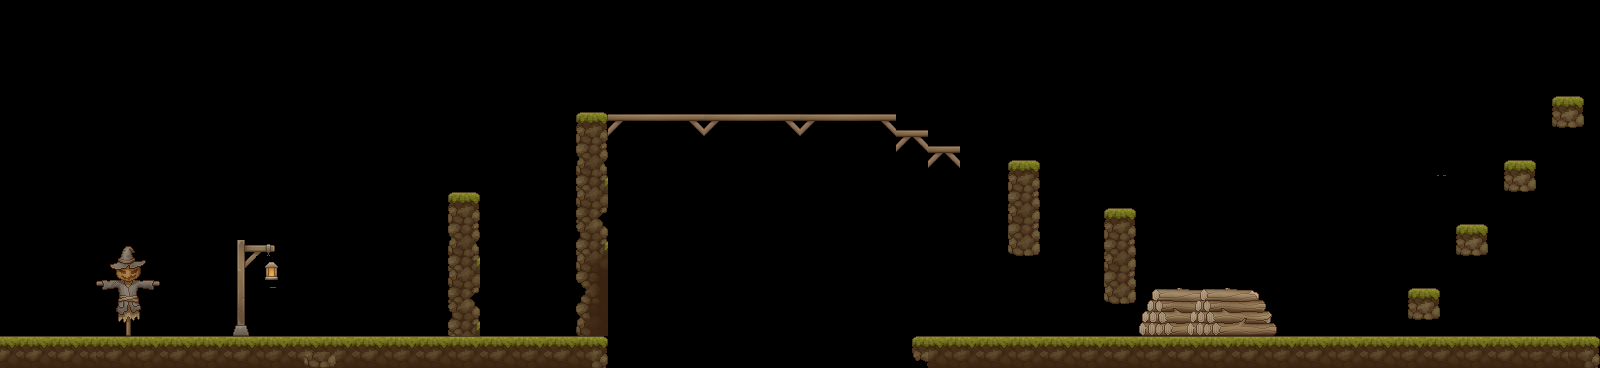

Below is a game level as drawn by its tile map, then a one-line description and the .tmx that defines it (tile-layer data replaced by summaries):
An orthogonal 100x23 tile map with 16x16 px tiles, 2 tile layers (Floor, Top), 2 tilesets and 22 objects (3x enemy, 2x devilFruit, 2x crate, 2x trap).

<map version="1.10" tiledversion="1.10.0" orientation="orthogonal" renderorder="right-down" width="100" height="23" tilewidth="16" tileheight="16" infinite="0" nextlayerid="7" nextobjectid="89">
 <editorsettings>
  <export target="../4.lua" format="lua" />
 </editorsettings>
 <tileset firstgid="1" name="tiles2" tilewidth="16" tileheight="16" tilecount="1024" columns="32">
  <image source="../../Assets/tiles2.png" width="512" height="512" />
 </tileset>
 <tileset firstgid="1025" name="tiles3" tilewidth="16" tileheight="16" tilecount="4096" columns="64">
  <image source="../../Assets/tiles3.png" width="1024" height="1024" />
 </tileset>
 <layer id="1" name="Floor" width="100" height="23" offsetx="0" offsety="0.5">
  <data>[2300 cells, 270 non-empty, 80 distinct tile ids]</data>
 </layer>
 <layer id="3" name="Top" width="100" height="23">
  <data>[2300 cells, 113 non-empty, 87 distinct tile ids]</data>
 </layer>
 <objectgroup id="4" name="Solid">
  <object id="2" x="1.95833" y="334.042" width="607.13" height="32">
   <properties>
    <property name="collidable" type="bool" value="true" />
   </properties>
  </object>
  <object id="3" x="574.771" y="110.333" width="33.625" height="224.833">
   <properties>
    <property name="collidable" type="bool" value="true" />
   </properties>
  </object>
  <object id="73" x="448.271" y="193.917" width="32.625" height="141.5">
   <properties>
    <property name="collidable" type="bool" value="true" />
   </properties>
  </object>
  <object id="76" x="1008.94" y="159.417" width="31.125" height="96.1663">
   <properties>
    <property name="collidable" type="bool" value="true" />
   </properties>
  </object>
  <object id="77" x="1103.77" y="208.084" width="31.125" height="96.1663">
   <properties>
    <property name="collidable" type="bool" value="true" />
   </properties>
  </object>
  <object id="78" x="1504.27" y="159.584" width="31.125" height="31.333">
   <properties>
    <property name="collidable" type="bool" value="true" />
   </properties>
  </object>
  <object id="79" x="1456.1" y="224.084" width="31.125" height="31.333">
   <properties>
    <property name="collidable" type="bool" value="true" />
   </properties>
  </object>
  <object id="80" x="1408.44" y="287.917" width="31.125" height="31.833">
   <properties>
    <property name="collidable" type="bool" value="true" />
   </properties>
  </object>
  <object id="81" x="1552.44" y="96.2502" width="31.125" height="31.833">
   <properties>
    <property name="collidable" type="bool" value="true" />
   </properties>
  </object>
  <object id="82" x="609.771" y="114.584" width="285.792" height="20.1663">
   <properties>
    <property name="collidable" type="bool" value="true" />
   </properties>
  </object>
  <object id="83" x="897.771" y="130.584" width="31.125" height="22.833">
   <properties>
    <property name="collidable" type="bool" value="true" />
   </properties>
  </object>
  <object id="84" x="928.438" y="145.25" width="31.125" height="21.4996">
   <properties>
    <property name="collidable" type="bool" value="true" />
   </properties>
  </object>
  <object id="88" x="911.435" y="336" width="687.63" height="32">
   <properties>
    <property name="collidable" type="bool" value="true" />
   </properties>
  </object>
 </objectgroup>
 <objectgroup color="#5500ff" id="5" name="Items">
  <object id="52" name="Devil Fruit" type="devilFruit" x="464" y="174">
   <ellipse />
  </object>
  <object id="54" name="Crate" type="crate" x="116.5" y="302.333" />
  <object id="55" name="Trap" type="trap" x="376.333" y="325.667" />
  <object id="66" name="Enemy" type="enemy" x="1338.33" y="251" width="36" height="64.5" />
  <object id="74" name="Devil Fruit" type="devilFruit" x="592" y="89.3333">
   <ellipse />
  </object>
  <object id="75" name="Trap" type="trap" x="831.417" y="104" />
  <object id="85" name="Enemy" type="enemy" x="1162" y="246.417" width="36" height="64.5" />
  <object id="86" name="Enemy" type="enemy" x="231.333" y="254.417" width="36" height="64.5" />
  <object id="87" name="Crate" type="crate" x="529" y="280" />
 </objectgroup>
</map>
